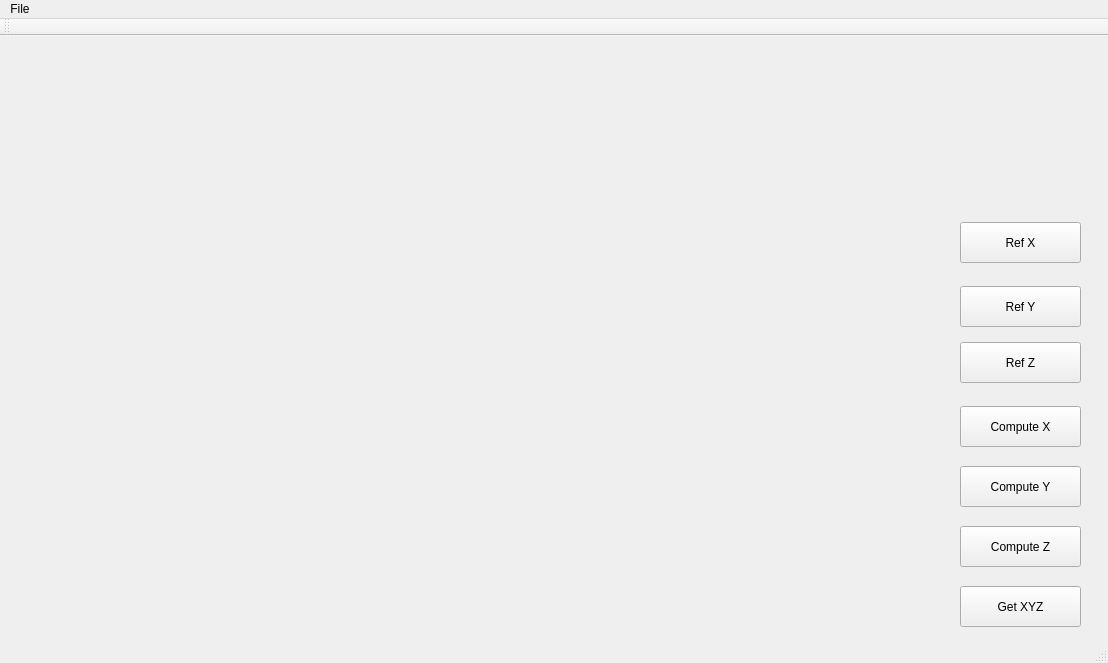
<?xml version="1.0" encoding="UTF-8"?>
<ui version="4.0">
 <class>single_view_modeling</class>
 <widget class="QMainWindow" name="single_view_modeling">
  <property name="geometry">
   <rect>
    <x>0</x>
    <y>0</y>
    <width>1108</width>
    <height>663</height>
   </rect>
  </property>
  <property name="windowTitle">
   <string>single_view_modeling</string>
  </property>
  <widget class="QWidget" name="centralWidget">
   <widget class="QLabel" name="imgLabel">
    <property name="geometry">
     <rect>
      <x>110</x>
      <y>80</y>
      <width>571</width>
      <height>391</height>
     </rect>
    </property>
    <property name="text">
     <string/>
    </property>
   </widget>
   <widget class="QPushButton" name="XButton">
    <property name="geometry">
     <rect>
      <x>960</x>
      <y>370</y>
      <width>121</width>
      <height>41</height>
     </rect>
    </property>
    <property name="text">
     <string>Compute X</string>
    </property>
   </widget>
   <widget class="QPushButton" name="YButton">
    <property name="geometry">
     <rect>
      <x>960</x>
      <y>430</y>
      <width>121</width>
      <height>41</height>
     </rect>
    </property>
    <property name="text">
     <string>Compute Y</string>
    </property>
   </widget>
   <widget class="QPushButton" name="ZButton">
    <property name="geometry">
     <rect>
      <x>960</x>
      <y>490</y>
      <width>121</width>
      <height>41</height>
     </rect>
    </property>
    <property name="text">
     <string>Compute Z</string>
    </property>
   </widget>
   <widget class="QPushButton" name="XYZButton">
    <property name="geometry">
     <rect>
      <x>960</x>
      <y>550</y>
      <width>121</width>
      <height>41</height>
     </rect>
    </property>
    <property name="text">
     <string>Get XYZ</string>
    </property>
   </widget>
   <widget class="QPushButton" name="refZButton">
    <property name="geometry">
     <rect>
      <x>960</x>
      <y>306</y>
      <width>121</width>
      <height>41</height>
     </rect>
    </property>
    <property name="text">
     <string>Ref Z</string>
    </property>
   </widget>
   <widget class="QPushButton" name="refYButton">
    <property name="geometry">
     <rect>
      <x>960</x>
      <y>250</y>
      <width>121</width>
      <height>41</height>
     </rect>
    </property>
    <property name="text">
     <string>Ref Y</string>
    </property>
   </widget>
   <widget class="QPushButton" name="refXButton">
    <property name="geometry">
     <rect>
      <x>960</x>
      <y>186</y>
      <width>121</width>
      <height>41</height>
     </rect>
    </property>
    <property name="text">
     <string>Ref X</string>
    </property>
   </widget>
   <zorder>YButton</zorder>
   <zorder>imgLabel</zorder>
   <zorder>XButton</zorder>
   <zorder>ZButton</zorder>
   <zorder>XYZButton</zorder>
   <zorder>refZButton</zorder>
   <zorder>refYButton</zorder>
   <zorder>refXButton</zorder>
  </widget>
  <widget class="QMenuBar" name="menuBar">
   <property name="geometry">
    <rect>
     <x>0</x>
     <y>0</y>
     <width>1108</width>
     <height>24</height>
    </rect>
   </property>
   <widget class="QMenu" name="menuFile">
    <property name="title">
     <string>File</string>
    </property>
    <addaction name="actionOpen"/>
   </widget>
   <addaction name="menuFile"/>
  </widget>
  <widget class="QToolBar" name="mainToolBar">
   <attribute name="toolBarArea">
    <enum>TopToolBarArea</enum>
   </attribute>
   <attribute name="toolBarBreak">
    <bool>false</bool>
   </attribute>
  </widget>
  <widget class="QStatusBar" name="statusBar"/>
  <action name="actionOpen">
   <property name="text">
    <string>Open</string>
   </property>
  </action>
 </widget>
 <layoutdefault spacing="6" margin="11"/>
 <resources/>
 <connections/>
</ui>
